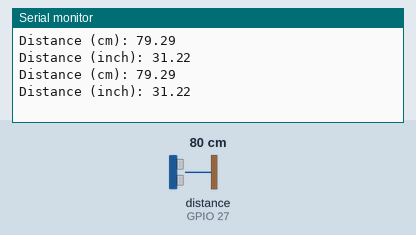
Simulated run of this sketch. Board: ESP32. Shown: the last lines printed to the serial monitor. Wiring (inferred from the names in the program): ultrasonic range finder: trigger GPIO 33; echo GPIO 27. The test bench sets the inputs (shaded band); at power-on: distance to the obstacle (sensor on GPIO 27) 80 cm. The echo pulse lasts 58.3 µs per cm.

Above: at 2.2 s.
2.3 s: distance to the obstacle (sensor on GPIO 27) set to 2 cm
At 3.6 s:
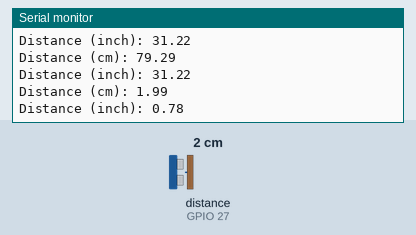
3.8 s: distance to the obstacle (sensor on GPIO 27) set to 4 cm
At 4.8 s:
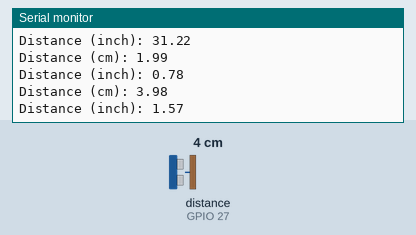
Timing chart, 0 to 6.8 s (numbered marks = the images above; inputs shaded):
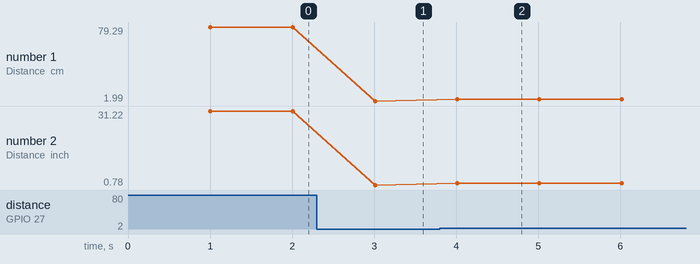

The sketch:

Ultrasonic.ino
```cpp
const int trigPin = 33;
const int echoPin = 27;

//define sound speed in cm/uS
#define SOUND_SPEED 0.034
#define CM_TO_INCH 0.393701

long duration;
float distanceCm;
float distanceInch;

void setup() {
  Serial.begin(115200); // Starts the serial communication
  pinMode(trigPin, OUTPUT); // Sets the trigPin as an Output
  pinMode(echoPin, INPUT); // Sets the echoPin as an Input
  delay(1000);
}

void loop() {
  // Clears the trigPin
  digitalWrite(trigPin, LOW);
  delayMicroseconds(2);
  // Sets the trigPin on HIGH state for 10 micro seconds
  digitalWrite(trigPin, HIGH);
  delayMicroseconds(10);
  digitalWrite(trigPin, LOW);

  // Reads the echoPin, returns the sound wave travel time in microseconds
  duration = pulseIn(echoPin, HIGH);

  // Calculate the distance
  distanceCm = duration * 0.034/2;

  // Convert to inches
  distanceInch = distanceCm * CM_TO_INCH;

  // Prints the distance in the Serial Monitor
  Serial.print("Distance (cm): ");
  Serial.println(distanceCm);
  Serial.print("Distance (inch): ");
  Serial.println(distanceInch);

  delay(1000);
}
```

Measured:
- after the input at 2.3 s, the serial monitor: prints a new line after 0.71 s (image 1)
- after the input at 3.8 s, the serial monitor: prints a new line after 0.21 s (image 2)
- plotted number 1: 79.29 → 1.99 after the input at 2.3 s, 1.99 → 3.98 after the input at 3.8 s
- plotted number 2: 31.22 → 0.78 after the input at 2.3 s, 0.78 → 1.57 after the input at 3.8 s
